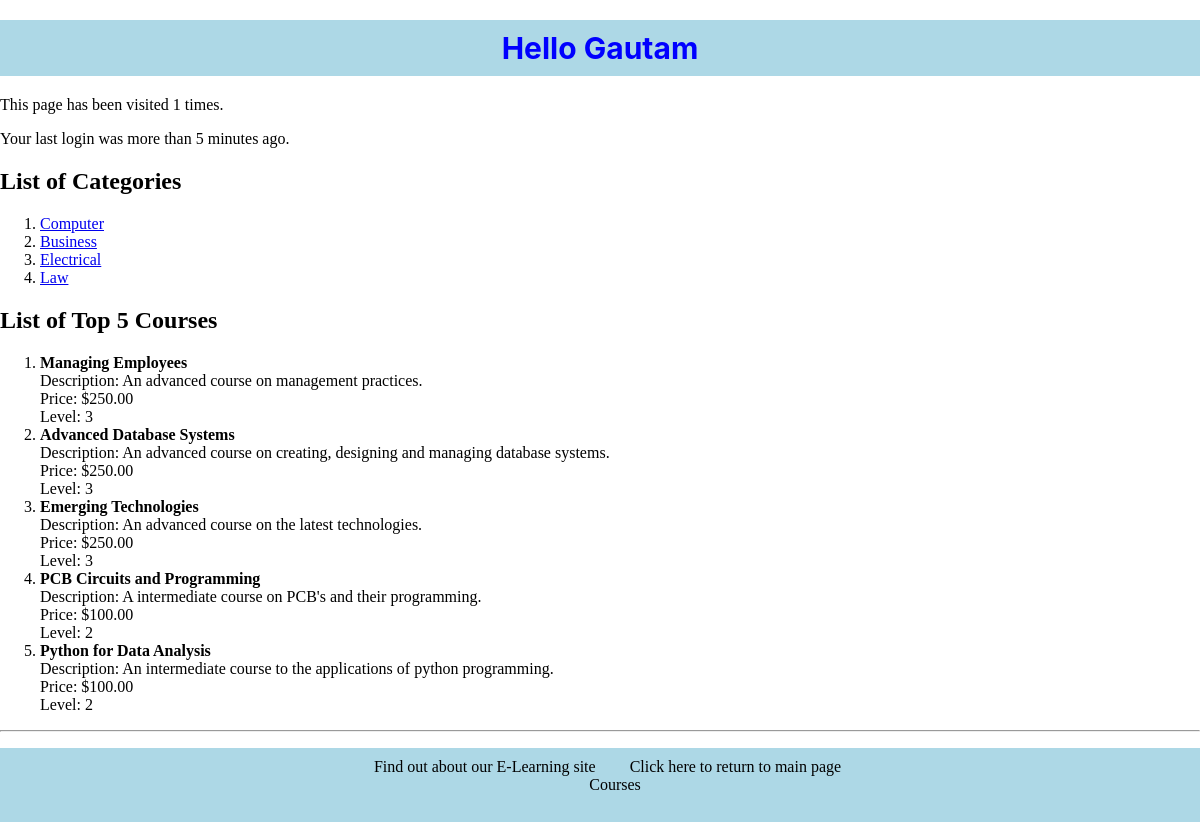
Screenshot of /myappF23/ with the database file from the repository.
### myappF23/models.py (models this page shows, shortened)
class Category(models.Model):
    name = models.CharField(max_length=100)

class Course(models.Model):
    COURSE_LEVEL_CHOICES = [
        ("1", "Beginner"),
        ("2", "Intermediate"),
        ("3", "Advanced")
    ]
    title = models.CharField(max_length=200)
    description = models.TextField()
    instructors = models.ForeignKey(Instructor, on_delete=models.CASCADE)
    categories = models.ForeignKey(Category, on_delete=models.CASCADE)
    students = models.ManyToManyField(Student, blank=True)
    start_date = models.DateField()
    end_date = models.DateField()
    price = models.DecimalField(max_digits=10, decimal_places=2)
    level = models.CharField(max_length=20, choices=COURSE_LEVEL_CHOICES)
    interested = models.PositiveIntegerField(default=0)
    interested_students = models.ManyToManyField(Student, blank=True, related_name='interested_students')

### myappF23/views.py (the view)
# urls.py: path('', views.index, name='index'),
def index(request):
    user_visits = request.COOKIES.get('user_visits', 0)
    last_login_info = request.session.get('last_login_info')
    user_visits = int(user_visits) + 1
    category_list = Category.objects.all().order_by('id')[:10]
    course_list = Course.objects.all().order_by('-price')[:5]
    context = {'category_list': category_list, 'course_list': course_list, 'user_visits': user_visits, 'last_login_info': last_login_info}
    response = render(request, 'myappF23/index.html', context)
    response.set_cookie('user_visits', user_visits, max_age=10)
    return response

### myappF23/templates/myappF23/index.html
{% extends 'myappF23/base.html' %}
{% block myhdg %}
    Hello Gautam
{% endblock %}
{% block body_block %}
    <p>This page has been visited {{ user_visits }} times.</p>
    {% if last_login_info %}
    <p>Your last login was on: {{ last_login_info }}</p>
    {% else %}
    <p>Your last login was more than 5 minutes ago.</p>
    {% endif %}
    {% if category_list %}
    <h2>List of Categories</h2>
    <ol>
        {% for category  in category_list %}
            <li><a href="{% url 'myappF23:detail' category.id %}">{{ category.name }}</a></li>
        {% endfor %}
    </ol>
    <h2>List of Top 5 Courses</h2>
    <ol>
    {% for course  in course_list %}
            <li><strong>{{course.title}}</strong><br>
            Description: {{course.description}}<br>
            Price: ${{course.price}}<br>
            Level: {{course.level}}</li>
    {% endfor %}
    </ol>
    {% else %}
    <strong>There are no available categories!</strong>
    {% endif %}
{% endblock %}

### myappF23/templates/myappF23/base.html (shortened to what this page needs)
{% load static %}
<!DOCTYPE html>
<html>
    <head>
        <link rel="stylesheet" type="text/css" href="{% static 'myappf23/style.css' %}" />
    </head>
    <body>
        <div class="page-content">
            <h1 class="user">{% block myhdg %}Hello User{% endblock %}</h1>
            {% block body_block %}  {% endblock %}
        </div>
        <hr />
        <div>
        	<ul class="footer">
                <li class="hbar1"><a href="{% url 'myappF23:about' %}">Find out about our E-Learning site</a></li>
                <li class="hbar1"><a href = "{% url 'myappF23:index' %}">Click here to return to main page</a><br/></li>
                <li class="hbar1"><a href="{% url 'myappF23:courses' %}">Courses</a><br/></li>
            </ul>
        </div>
    </body>
</html>

### myappF23/static/myappF23/style.css (style rules this page uses)
body { margin: 0; padding: 0; }
.user { background-color: lightblue; color: blue; font-size: 30px; text-align:center; font-family: -apple-system, BlinkMacSystemFont, "Segoe UI", ui-system, sans-serif; padding:10px; position: relative; }
h1 { background-color: white; color: black; font-size: larger; }
.hbar1 { display: inline; margin: 15px; }
.footer { background-color: lightblue; padding: 10px; text-align: center; }
.footer a { text-decoration: none; color: black; }
.page-content { min-height: 70vh; }
ul { list-style-type: none; padding: 0; }
ul li a { text-decoration: none; }

### rows the page displays
Category: name "Computer"
Category: name "Business"
Category: name "Electrical"
Category: name "Law"
Course: title "Managing Employees", description "An advanced course on management practices.", price "250.00", level "3"
Course: title "Advanced Database Systems", description "An advanced course on creating, designing and managing database systems.", price "250.00", level "3"
Course: title "Emerging Technologies", description "An advanced course on the latest technologies.", price "250.00", level "3"
Course: title "PCB Circuits and Programming", description "A intermediate course on PCB's and their programming.", price "100.00", level "2"
Course: title "Python for Data Analysis", description "An intermediate course to the applications of python programming.", price "100.00", level "2"

### other values shown
{{ user_visits }} "1"
